Frame 1 (no input): blank canvas, image omitted
Frame 60 (the mouse pressed at the canvas centre just before this capture): blank canvas, image omitted
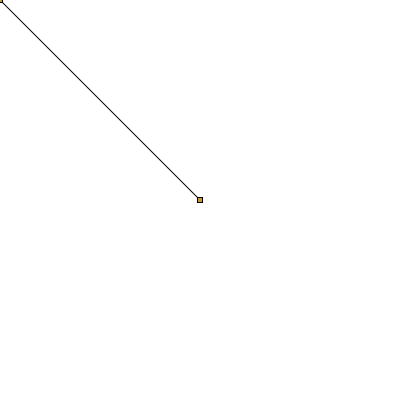
Frame 120 (the mouse held since frame 60 and released just before this capture)

The Processing sketch whose frames 1 and 60 were blank and that drew this single picture after the mouse press (run headless with seeded random() and noise(); from frame 60 on, the mouse is pressed at the canvas centre):

// Processing sketch: processing_56613
// ── processing_56613.pde



int value = 0;
int lastx;
int lasty;
void setup()
{
  size(400, 400);
  background(255);
  rectMode(CENTER);
}

void draw() {
  if (mousePressed) {
    fill(200, 150, 50);
    //background(255);
    line (lastx, lasty, mouseX, mouseY);
    rect(lastx, lasty, 5, 5);
    delay(70);
    lastx=mouseX;
    lasty=mouseY;
    print("lasx="+ " "+lastx+" - ");
  }
  // background(255);
  // line (lastx, lasty, mouseX, mouseY);
  fill(255);
}
